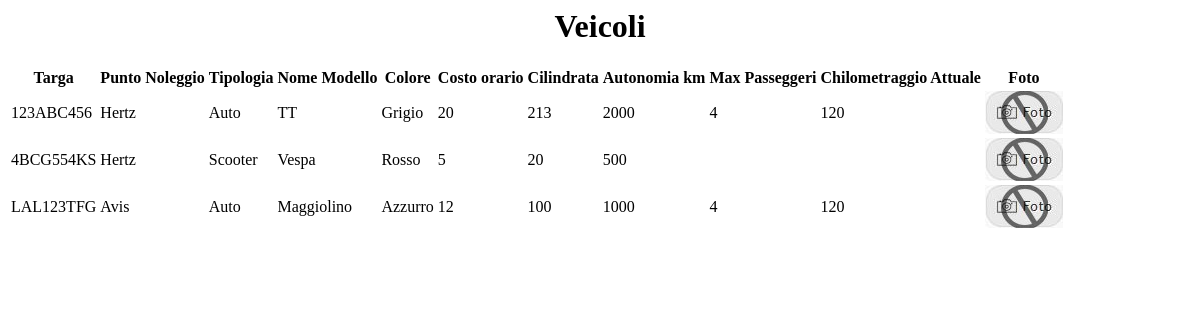
Page /function/visualizzaveicoli.php (signed in) on the committed database.
### tables this page shows
CREATE TABLE IF NOT EXISTS Veicolo_elettrico( 

	Targa VARCHAR(20) NOT NULL PRIMARY KEY,
	Punto_Noleggio VARCHAR(20) NOT NULL,
	Tipologia ENUM('Auto','Scooter') NOT NULL,
	Nome_Modello VARCHAR(40),
	Colore VARCHAR(40),
	Costo_orario INT,
	Cilindrata INT,
	Autonomia_km INT,
	Max_Passeggeri INT,
	Chilometraggio_Attuale INT,
	Foto VARCHAR(200),
	FOREIGN KEY (Punto_Noleggio) REFERENCES Punto_Noleggio(Nome) 
	ON DELETE CASCADE
);

### class.user.php (called while the page is built, shortened)
<?php
class USER
{
	private $conn;
	public function __construct()
	{
		$database = new Database();
		$db = $database->dbConnection();
		$this->conn = $db;
    }
	public function runQuery($sql)
	{
		$stmt = $this->conn->prepare($sql);
		return $stmt;
	}
}
?>

### function/visualizzaveicoli.php (the view, shortened to what this page needs)
<?php
require_once ("../class.user.php");
$auth_user = new USER();
$stmt = $auth_user -> runQuery('SELECT * FROM Veicolo_elettrico;');
$stmt -> execute();
?>
<head>
	<link href="css/bootstrap-dialog.min.css" rel="stylesheet">
</head>
<body>
		<div >
			<h1 align="center">Veicoli</h1>
			<?php if ($stmt->rowCount()!=0): ?>
            	<div>
  						<table class="table table-striped ">
    					<thead class="personale">
      					<tr>
      					  <th>Targa</th>
      					  <th>Punto Noleggio</th>
      					  <th>Tipologia</th>
      					  <th>Nome Modello</th>
      					  <th>Colore</th>
      					  <th>Costo orario</th>
      					  <th>Cilindrata</th>
      					  <th>Autonomia km</th>
      					  <th>Max Passeggeri</th>
      					  <th>Chilometraggio Attuale</th>
      					  <th>Foto</th>
     					 </tr>
    					</thead>
  		  						<tbody>
  		  							<?php while ($userRow=$stmt->fetch(PDO::FETCH_ASSOC)): ?>
      							<tr>
      							  <td class="col-md-3"><?php echo $userRow['Targa']; ?></td>
     						      <td class="col-md-3"><?php echo $userRow['Punto_Noleggio']; ?></td>
     						      <td class="col-md-3"><?php echo $userRow['Tipologia']; ?></td>
     						      <td class="col-md-3"><?php echo $userRow['Nome_Modello']; ?></td>
     						      <td class="col-md-3"><?php echo $userRow['Colore']; ?></td>
     						      <td class="col-md-3"><?php echo $userRow['Costo_orario']; ?></td>
     						      <td class="col-md-3"><?php echo $userRow['Cilindrata']; ?></td>
     						      <td class="col-md-3"><?php echo $userRow['Autonomia_km']; ?></td>
     						      <td class="col-md-3"><?php echo $userRow['Max_Passeggeri']; ?></td>
     						      <td class="col-md-3"><?php echo $userRow['Chilometraggio_Attuale']; ?></td>
     						      <?php if($userRow['Foto']!=""):?><td class="col-md-3"><button type="button" data-toggle="modal" class="Mostra" data-target="#myModal" id="<?php echo $userRow['Foto']; ?>">Foto</button></td>
     			                  <?php else: ?><td class="col-md-3" ><img src="./img/noButton.jpg"></td>
     						      <?php endif; ?>
     							 </tr>
     							 <?php endwhile; ?>
      						  </tbody>
  						</table>
			   </div>
            <?php endif; ?>
          </div>
</body>

### rows in the picture
veicolo_elettrico: Targa "123ABC456", Punto_Noleggio "Hertz", Tipologia "Auto", Nome_Modello "TT", Colore "Grigio", Costo_orario "20", Cilindrata "213", Autonomia_km "2000", Max_Passeggeri "4", Chilometraggio_Attuale "120"
veicolo_elettrico: Targa "4BCG554KS", Punto_Noleggio "Hertz", Tipologia "Scooter", Nome_Modello "Vespa", Colore "Rosso", Costo_orario "5", Cilindrata "20", Autonomia_km "500"
veicolo_elettrico: Targa "LAL123TFG", Punto_Noleggio "Avis", Tipologia "Auto", Nome_Modello "Maggiolino", Colore "Azzurro", Costo_orario "12", Cilindrata "100", Autonomia_km "1000", Max_Passeggeri "4", Chilometraggio_Attuale "120"
